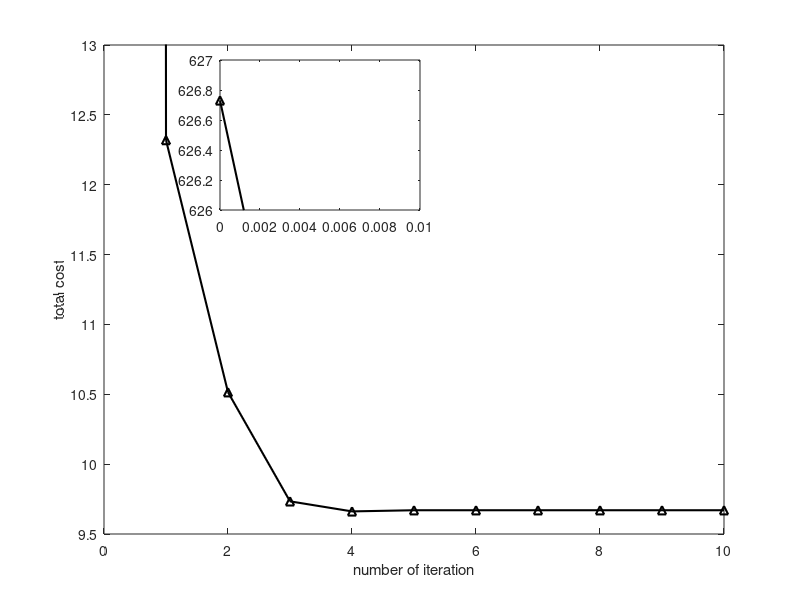

The MATLAB script that drew this image:
clear;close all;
load('total_cost.mat');
load('cst_map.mat');

init_cost = sum(cst_map(:,401));
total_cost = [init_cost total_cost] .* [3 ones(1,10)];
i=1:11;
plot(i-1,total_cost,'k-^', 'LineWidth',1.5);
xlabel('number of iteration')
ylabel('total cost') % plot on new axes
axis([0 10 9.5 13])
axes('position',[.275 .65 .25 .25])
box on;
plot(i-1,total_cost,'k-^', 'LineWidth',1.5) % plot on new axes
axis([0 0.01 626 627])
